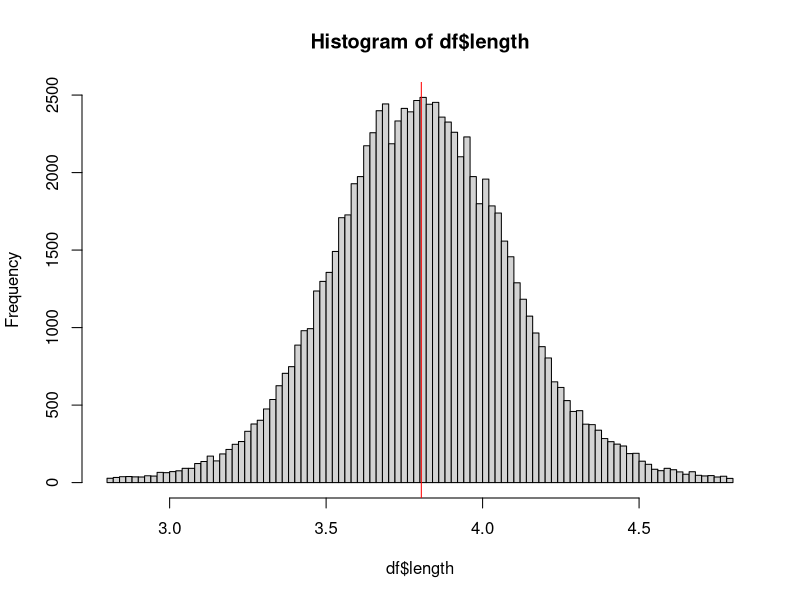
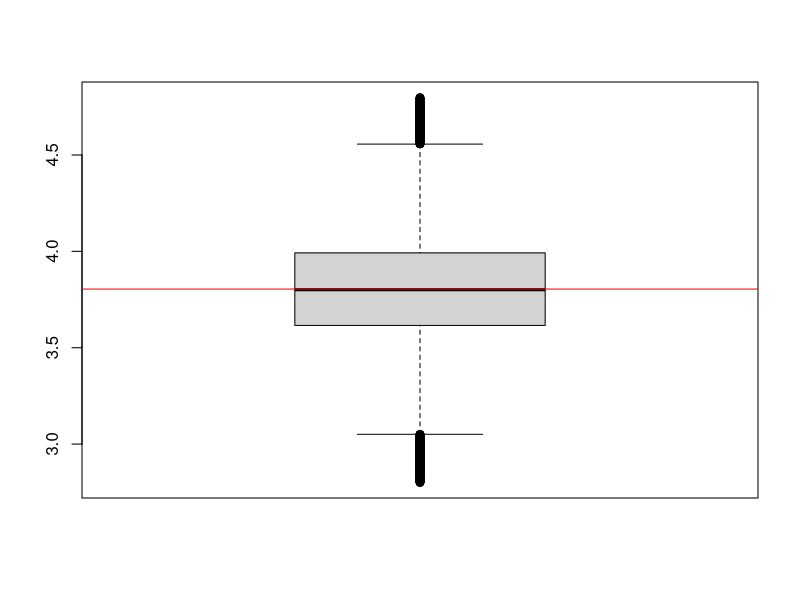

R code for these plots, in order:
## ---- chunk 1
df <- read.csv("flax_grains.csv")
## ---- chunk 2
hist(df$length, nclass = 100)
abline(v = mean(df$length), col = "red")

## ---- chunk 3
boxplot(df$length)
abline(h = mean(df$length), col = "red")

## ---- chunk 4
m <- mean(df$length)
mediana <- median(df$length)

